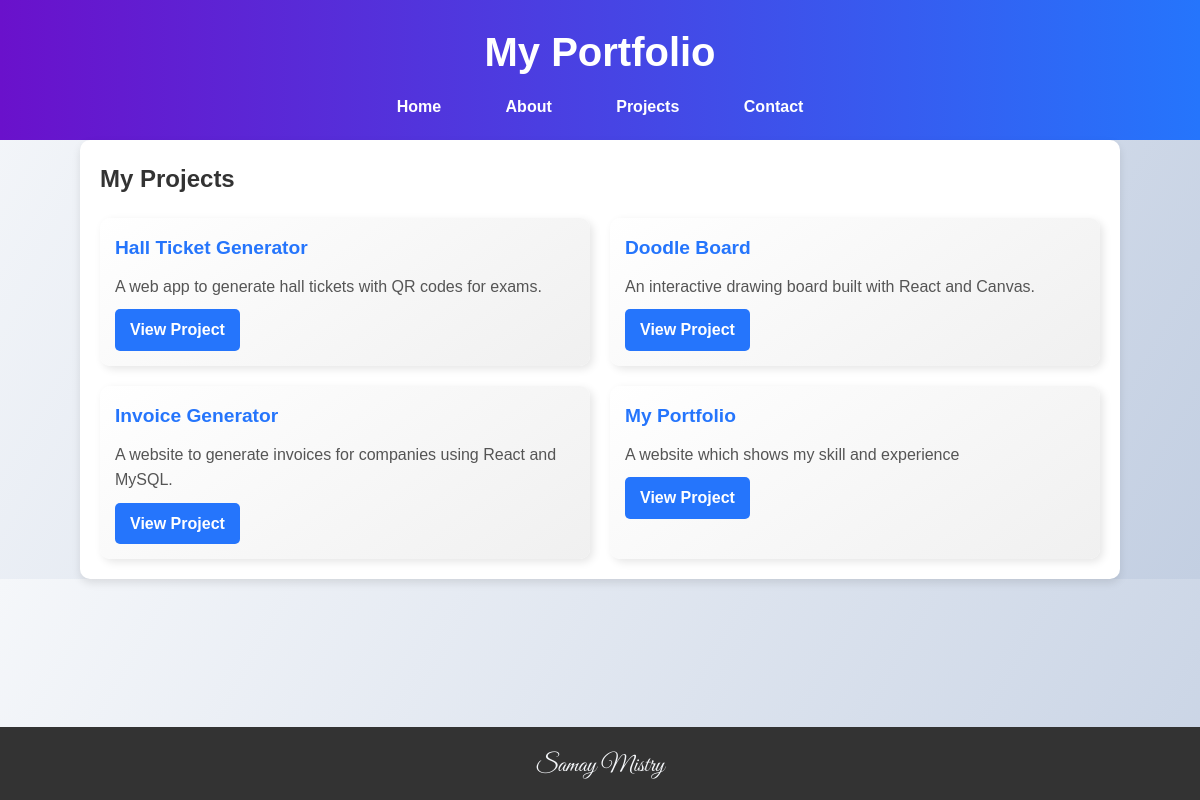
The app's page /projects with its own data.
### tables this page shows
CREATE TABLE projects (
                            id INTEGER PRIMARY KEY AUTOINCREMENT,
                            title TEXT,
                            description TEXT,
                            link TEXT);

### app.py (the view)
@app.route('/projects')
def projects():
    with sqlite3.connect('database.db') as conn:
        cursor = conn.cursor()
        cursor.execute('SELECT title, description, link FROM projects')
        projects = cursor.fetchall()
    return render_template('projects.html', projects=projects)

### templates/projects.html
{% extends 'base.html' %}
{% block content %}
<h2>My Projects</h2>
<div class="projects">
    {% for project in projects %}
    <div class="project-card">
        <h3>{{ project[0] }}</h3>
        <p>{{ project[1] }}</p>
        <a href="{{ project[2] }}" target="_blank">View Project</a>
    </div>
    {% endfor %}
</div>
{% endblock %}

### templates/base.html (shortened to what this page needs)
<!DOCTYPE html>
<html lang="en">
<head>
    <link rel="stylesheet" href="{{ url_for('static', filename='styles.css') }}">
</head>
<body>
    <header>
        <h1>My Portfolio</h1>
        <nav>
            <a href="/">Home</a>
            <a href="/about">About</a>
            <a href="/projects">Projects</a>
            <a href="/contact">Contact</a>
        </nav>
    </header>
    <main>
        {% block content %}{% endblock %}
    </main>
    <footer>
        <span class="signature">Samay Mistry</span>
    </footer>
</body>
</html>

### static/styles.css (style rules this page uses)
body, h1, h2, h3, p, ul, li, a { margin: 0; padding: 0; box-sizing: border-box; }
body { font-family: 'Arial', sans-serif; line-height: 1.6; color: #333; background: linear-gradient(120deg, #f5f7fa, #c3cfe2); margin: 0; padding: 0; }
header { background: linear-gradient(90deg, #6a11cb, #2575fc); color: #fff; text-align: center; padding: 20px 0; }
header h1 { font-size: 2.5rem; font-weight: bold; }
header nav { margin-top: 10px; }
header nav a { text-decoration: none; color: #fff; font-weight: bold; margin: 0 15px; padding: 10px 15px; border-radius: 5px; transition: background 0.3s ease; }
main { padding: 20px; max-width: 1000px; margin: 0 auto; background: #fff; border-radius: 10px; box-shadow: 0 4px 8px rgba(0, 0, 0, 0.1); }
footer { background: #333; color: #fff; text-align: center; padding: 15px 0; position: fixed; bottom: 0; width: 100%; }
.projects a { text-decoration: none; color: #2575fc; font-weight: bold; }
footer { background: #333; color: #fff; text-align: center; padding: 15px 0; position: fixed; bottom: 0; width: 100%; font-family: Arial, sans-serif; }
footer .signature { font-family: 'Great Vibes', cursive; font-size: 1.5rem; color: #f5f7fa; margin-top: 5px; display: block; }
.projects { display: flex; flex-wrap: wrap; gap: 20px; margin-top: 20px; }
.project-card { flex: 1 1 calc(33.333% - 20px); background: linear-gradient(145deg, #ffffff, #f0f0f0); border-radius: 10px; padding: 15px; box-shadow: 3px 3px 8px rgba(0, 0, 0, 0.1), -3px -3px 8px rgba(255, 255, 255, 0.7); transition: transform 0.3s ease; }
.project-card h3 { margin: 0; font-size: 1.2rem; color: #2575fc; }
.project-card p { margin: 10px 0; color: #555; }
.project-card a { display: inline-block; text-decoration: none; color: #fff; background: #2575fc; padding: 8px 15px; border-radius: 5px; font-weight: bold; transition: background 0.3s ease; }

### records on screen
projects: title "Hall Ticket Generator", description "A web app to generate hall tickets with QR codes for exams."
projects: title "Doodle Board", description "An interactive drawing board built with React and Canvas."
projects: title "Invoice Generator", description "A website to generate invoices for companies using React and MySQL."
projects: title "My Portfolio", description "A website which shows my skill and experience"
